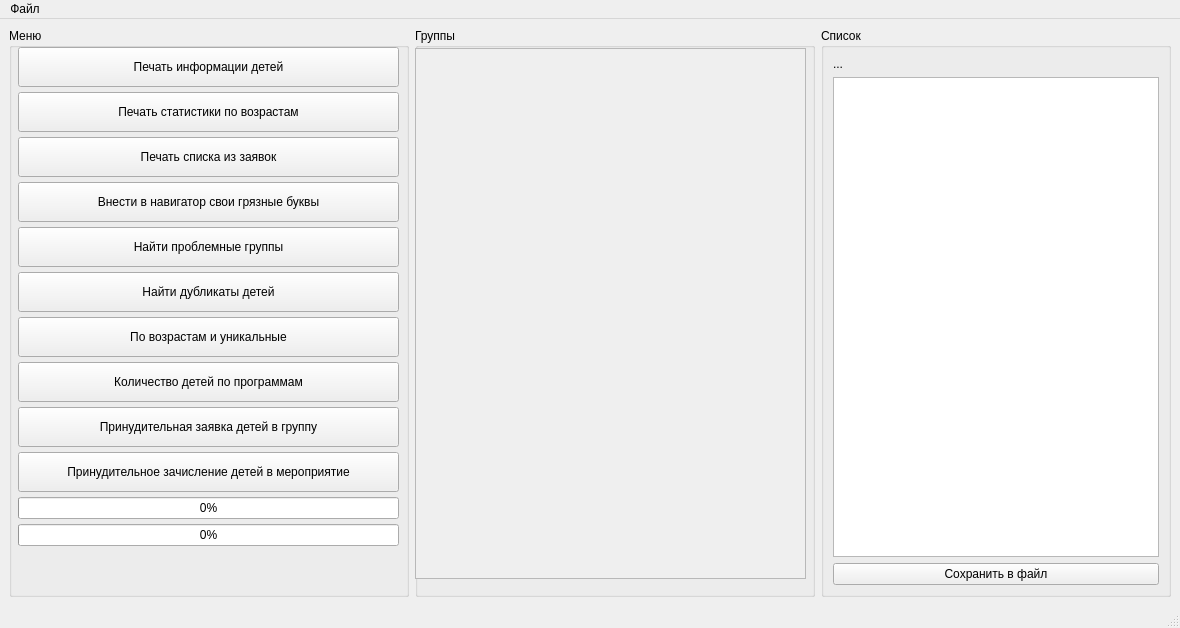
<?xml version="1.0" encoding="UTF-8"?>
<ui version="4.0">
 <class>MainWindow</class>
 <widget class="QMainWindow" name="MainWindow">
  <property name="geometry">
   <rect>
    <x>0</x>
    <y>0</y>
    <width>1180</width>
    <height>628</height>
   </rect>
  </property>
  <property name="minimumSize">
   <size>
    <width>1180</width>
    <height>0</height>
   </size>
  </property>
  <property name="windowTitle">
   <string>Навигатор для людей</string>
  </property>
  <widget class="QWidget" name="centralwidget">
   <property name="sizePolicy">
    <sizepolicy hsizetype="Expanding" vsizetype="Expanding">
     <horstretch>0</horstretch>
     <verstretch>0</verstretch>
    </sizepolicy>
   </property>
   <property name="minimumSize">
    <size>
     <width>1170</width>
     <height>577</height>
    </size>
   </property>
   <layout class="QHBoxLayout" name="horizontalLayout">
    <item>
     <widget class="QGroupBox" name="groupBox">
      <property name="sizePolicy">
       <sizepolicy hsizetype="Preferred" vsizetype="Preferred">
        <horstretch>0</horstretch>
        <verstretch>0</verstretch>
       </sizepolicy>
      </property>
      <property name="minimumSize">
       <size>
        <width>400</width>
        <height>0</height>
       </size>
      </property>
      <property name="title">
       <string>Меню</string>
      </property>
      <widget class="QWidget" name="verticalLayoutWidget">
       <property name="geometry">
        <rect>
         <x>9</x>
         <y>19</y>
         <width>381</width>
         <height>541</height>
        </rect>
       </property>
       <layout class="QVBoxLayout" name="verticalLayout">
        <property name="spacing">
         <number>5</number>
        </property>
        <property name="sizeConstraint">
         <enum>QLayout::SetMaximumSize</enum>
        </property>
        <property name="leftMargin">
         <number>0</number>
        </property>
        <item>
         <widget class="QPushButton" name="pushButton_2">
          <property name="enabled">
           <bool>true</bool>
          </property>
          <property name="minimumSize">
           <size>
            <width>170</width>
            <height>40</height>
           </size>
          </property>
          <property name="text">
           <string>Печать информации детей</string>
          </property>
          <property name="autoDefault">
           <bool>false</bool>
          </property>
          <property name="default">
           <bool>false</bool>
          </property>
          <property name="flat">
           <bool>false</bool>
          </property>
         </widget>
        </item>
        <item>
         <widget class="QPushButton" name="pushButton">
          <property name="enabled">
           <bool>true</bool>
          </property>
          <property name="minimumSize">
           <size>
            <width>170</width>
            <height>40</height>
           </size>
          </property>
          <property name="text">
           <string>Печать статистики по возрастам</string>
          </property>
         </widget>
        </item>
        <item>
         <widget class="QPushButton" name="pushButton_3">
          <property name="enabled">
           <bool>true</bool>
          </property>
          <property name="minimumSize">
           <size>
            <width>170</width>
            <height>40</height>
           </size>
          </property>
          <property name="text">
           <string>Печать списка из заявок</string>
          </property>
         </widget>
        </item>
        <item>
         <widget class="QPushButton" name="pushButton_4">
          <property name="enabled">
           <bool>true</bool>
          </property>
          <property name="minimumSize">
           <size>
            <width>170</width>
            <height>40</height>
           </size>
          </property>
          <property name="text">
           <string>Внести в навигатор свои грязные буквы</string>
          </property>
         </widget>
        </item>
        <item>
         <widget class="QPushButton" name="pushButton_5">
          <property name="enabled">
           <bool>true</bool>
          </property>
          <property name="minimumSize">
           <size>
            <width>170</width>
            <height>40</height>
           </size>
          </property>
          <property name="text">
           <string>Найти проблемные группы</string>
          </property>
         </widget>
        </item>
        <item>
         <widget class="QPushButton" name="pushButton_6">
          <property name="enabled">
           <bool>true</bool>
          </property>
          <property name="minimumSize">
           <size>
            <width>170</width>
            <height>40</height>
           </size>
          </property>
          <property name="text">
           <string>Найти дубликаты детей</string>
          </property>
         </widget>
        </item>
        <item>
         <widget class="QPushButton" name="pushButton_7">
          <property name="enabled">
           <bool>true</bool>
          </property>
          <property name="minimumSize">
           <size>
            <width>170</width>
            <height>40</height>
           </size>
          </property>
          <property name="text">
           <string>По возрастам и уникальные</string>
          </property>
         </widget>
        </item>
        <item>
         <widget class="QPushButton" name="pushButton_8">
          <property name="enabled">
           <bool>true</bool>
          </property>
          <property name="minimumSize">
           <size>
            <width>170</width>
            <height>40</height>
           </size>
          </property>
          <property name="text">
           <string>Количество детей по программам</string>
          </property>
         </widget>
        </item>
        <item>
         <widget class="QPushButton" name="pushButton_9">
          <property name="minimumSize">
           <size>
            <width>170</width>
            <height>40</height>
           </size>
          </property>
          <property name="text">
           <string>Принудительная заявка детей в группу</string>
          </property>
         </widget>
        </item>
        <item>
         <widget class="QPushButton" name="pushButton_10">
          <property name="minimumSize">
           <size>
            <width>170</width>
            <height>40</height>
           </size>
          </property>
          <property name="text">
           <string>Принудительное зачисление детей в мероприятие</string>
          </property>
         </widget>
        </item>
        <item>
         <widget class="QProgressBar" name="progressBar">
          <property name="value">
           <number>0</number>
          </property>
         </widget>
        </item>
        <item>
         <widget class="QProgressBar" name="progressBar_2">
          <property name="value">
           <number>0</number>
          </property>
         </widget>
        </item>
       </layout>
      </widget>
     </widget>
    </item>
    <item>
     <widget class="QGroupBox" name="groupBox_2">
      <property name="sizePolicy">
       <sizepolicy hsizetype="Preferred" vsizetype="Expanding">
        <horstretch>0</horstretch>
        <verstretch>0</verstretch>
       </sizepolicy>
      </property>
      <property name="minimumSize">
       <size>
        <width>400</width>
        <height>0</height>
       </size>
      </property>
      <property name="title">
       <string>Группы</string>
      </property>
      <widget class="QScrollArea" name="scrollArea">
       <property name="geometry">
        <rect>
         <x>0</x>
         <y>20</y>
         <width>391</width>
         <height>531</height>
        </rect>
       </property>
       <property name="sizePolicy">
        <sizepolicy hsizetype="Expanding" vsizetype="Expanding">
         <horstretch>0</horstretch>
         <verstretch>0</verstretch>
        </sizepolicy>
       </property>
       <property name="widgetResizable">
        <bool>true</bool>
       </property>
       <widget class="QWidget" name="scrollAreaWidgetContents">
        <property name="geometry">
         <rect>
          <x>0</x>
          <y>0</y>
          <width>389</width>
          <height>529</height>
         </rect>
        </property>
        <property name="sizePolicy">
         <sizepolicy hsizetype="Preferred" vsizetype="Expanding">
          <horstretch>0</horstretch>
          <verstretch>0</verstretch>
         </sizepolicy>
        </property>
       </widget>
      </widget>
     </widget>
    </item>
    <item>
     <widget class="QGroupBox" name="groupBox_3">
      <property name="sizePolicy">
       <sizepolicy hsizetype="Preferred" vsizetype="Expanding">
        <horstretch>0</horstretch>
        <verstretch>0</verstretch>
       </sizepolicy>
      </property>
      <property name="minimumSize">
       <size>
        <width>300</width>
        <height>0</height>
       </size>
      </property>
      <property name="title">
       <string>Список</string>
      </property>
      <layout class="QVBoxLayout" name="verticalLayout_2">
       <item>
        <widget class="QLabel" name="label_over_table">
         <property name="layoutDirection">
          <enum>Qt::LeftToRight</enum>
         </property>
         <property name="autoFillBackground">
          <bool>false</bool>
         </property>
         <property name="frameShape">
          <enum>QFrame::NoFrame</enum>
         </property>
         <property name="text">
          <string>...</string>
         </property>
         <property name="scaledContents">
          <bool>true</bool>
         </property>
        </widget>
       </item>
       <item>
        <widget class="QTableView" name="tableView"/>
       </item>
       <item>
        <widget class="QPushButton" name="btnPrintChildren">
         <property name="text">
          <string>Сохранить в файл</string>
         </property>
        </widget>
       </item>
      </layout>
     </widget>
    </item>
   </layout>
  </widget>
  <widget class="QMenuBar" name="menubar">
   <property name="geometry">
    <rect>
     <x>0</x>
     <y>0</y>
     <width>1180</width>
     <height>26</height>
    </rect>
   </property>
   <widget class="QMenu" name="menu">
    <property name="title">
     <string>Файл</string>
    </property>
   </widget>
   <addaction name="menu"/>
  </widget>
  <widget class="QStatusBar" name="statusbar"/>
  <action name="action">
   <property name="text">
    <string>Точка останова</string>
   </property>
  </action>
 </widget>
 <resources/>
 <connections/>
</ui>
